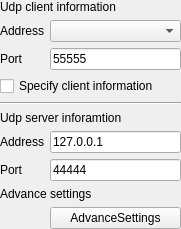
<?xml version="1.0" encoding="UTF-8"?>
<ui version="4.0">
 <class>SAKUdpDeviceController</class>
 <widget class="QWidget" name="SAKUdpDeviceController">
  <property name="geometry">
   <rect>
    <x>0</x>
    <y>0</y>
    <width>181</width>
    <height>219</height>
   </rect>
  </property>
  <property name="windowTitle">
   <string>Form</string>
  </property>
  <layout class="QGridLayout" name="gridLayout">
   <property name="leftMargin">
    <number>0</number>
   </property>
   <property name="topMargin">
    <number>0</number>
   </property>
   <property name="rightMargin">
    <number>0</number>
   </property>
   <property name="bottomMargin">
    <number>0</number>
   </property>
   <item row="7" column="0">
    <widget class="QLabel" name="label_2">
     <property name="text">
      <string>Port</string>
     </property>
    </widget>
   </item>
   <item row="6" column="1">
    <widget class="QLineEdit" name="targetHostLineEdit">
     <property name="text">
      <string>127.0.0.1</string>
     </property>
    </widget>
   </item>
   <item row="3" column="0" colspan="2">
    <widget class="QCheckBox" name="enableLocalSettingCheckBox">
     <property name="text">
      <string>Specify client information</string>
     </property>
    </widget>
   </item>
   <item row="1" column="0">
    <widget class="QLabel" name="label_3">
     <property name="text">
      <string>Address</string>
     </property>
    </widget>
   </item>
   <item row="9" column="1">
    <widget class="QPushButton" name="advanceUdpPushButton">
     <property name="text">
      <string>AdvanceSettings</string>
     </property>
    </widget>
   </item>
   <item row="7" column="1">
    <widget class="QLineEdit" name="targetPortLineEdit">
     <property name="text">
      <string>44444</string>
     </property>
    </widget>
   </item>
   <item row="0" column="0" colspan="2">
    <widget class="QLabel" name="label_5">
     <property name="text">
      <string>Udp client information</string>
     </property>
    </widget>
   </item>
   <item row="1" column="1">
    <widget class="QComboBox" name="localhostComboBox"/>
   </item>
   <item row="5" column="0" colspan="2">
    <widget class="QLabel" name="label_6">
     <property name="text">
      <string>Udp server inforamtion</string>
     </property>
    </widget>
   </item>
   <item row="6" column="0">
    <widget class="QLabel" name="label">
     <property name="text">
      <string>Address</string>
     </property>
    </widget>
   </item>
   <item row="2" column="1">
    <widget class="QLineEdit" name="localPortlineEdit">
     <property name="text">
      <string>55555</string>
     </property>
    </widget>
   </item>
   <item row="4" column="0" colspan="2">
    <widget class="Line" name="line">
     <property name="orientation">
      <enum>Qt::Horizontal</enum>
     </property>
    </widget>
   </item>
   <item row="2" column="0">
    <widget class="QLabel" name="label_4">
     <property name="text">
      <string>Port</string>
     </property>
    </widget>
   </item>
   <item row="8" column="0" colspan="2">
    <widget class="QLabel" name="label_7">
     <property name="text">
      <string>Advance settings</string>
     </property>
    </widget>
   </item>
  </layout>
 </widget>
 <resources/>
 <connections/>
</ui>
